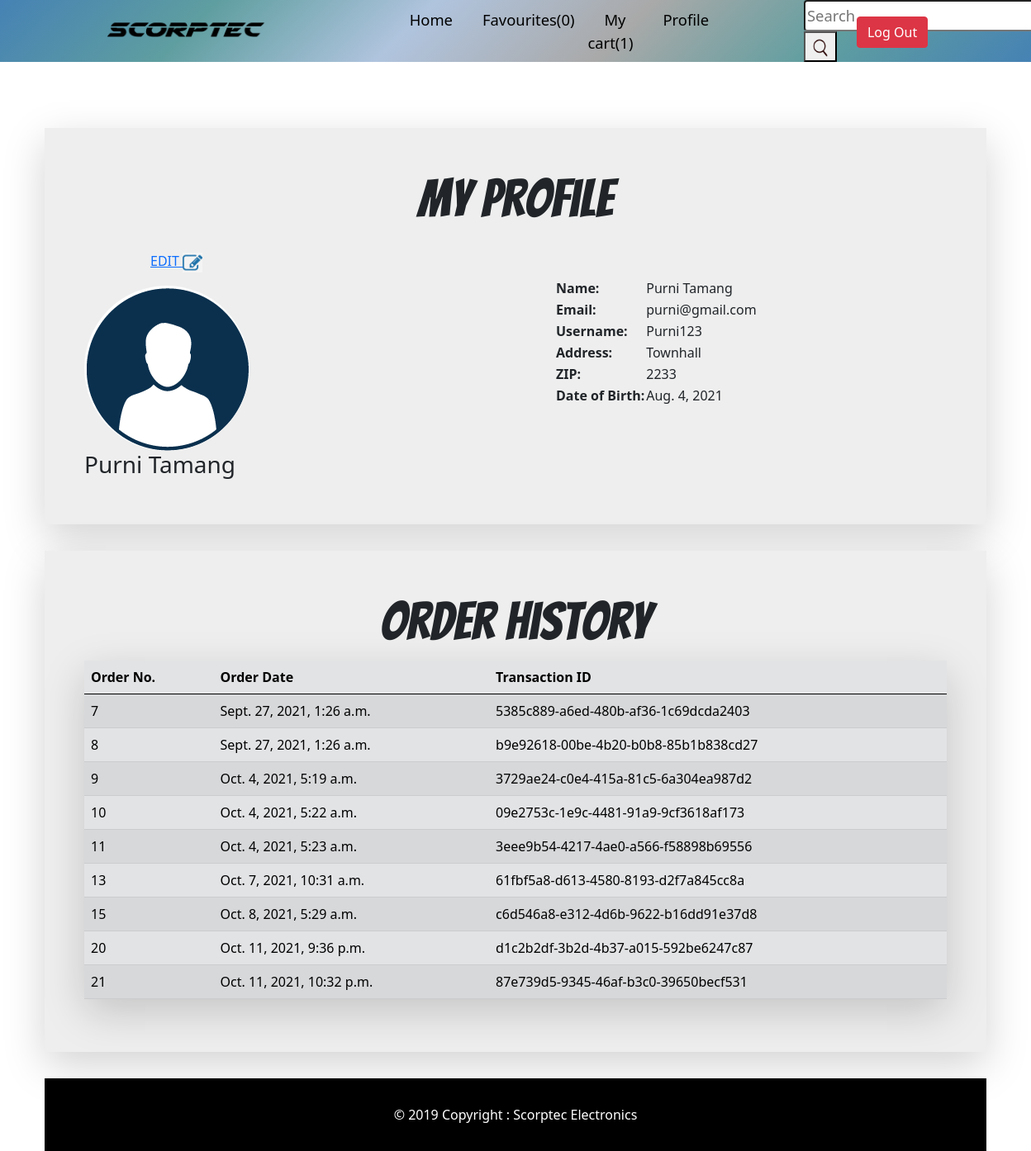
The app's page /user_profile/ (signed in) with its own data.
### scorptec/models.py (models this page shows, shortened)
class UserDetail(models.Model):
    user = models.OneToOneField(User, on_delete = models.CASCADE)
    id = models.AutoField(primary_key = True)
    gender = models.CharField(max_length = 6)
    mobile = models.CharField(max_length = 10)
    date_of_birth = models.DateField()
    address = models.CharField(max_length=250)
    zip_code =models.CharField(max_length = 4)
    country = models.CharField(max_length = 15)

class Order(models.Model):
    user = models.ForeignKey(User,on_delete=models.CASCADE)
    order_finalised = models.BooleanField(default=False, null =True, blank=False)
    transaction_id = models.CharField(max_length=50, null = True)
    order_created = models.DateTimeField(auto_now_add = True)
    @property
    def cart_items(self):
        products = self.orderproduct_set.all()
        item_total = 0
        for product in products:
            item_total += product.no_of_items
        return item_total

### scorptec/views.py (the view)
# urls.py: re_path(r'^user_profile/$', views.userProfile, name = 'user_profile'),
@login_required()
def userProfile(request):
    user = request.user
    order, created = Order.objects.get_or_create(user = user, order_finalised =False)
    cart_items = order.cart_items
    no_of_favourites = Favourite.objects.filter(user = user).count()
    user_orders = Order.objects.filter(user = user, order_finalised =True)
    if user.is_superuser:
        userdetail =UserDetail.objects.get(user = user)
        return render(request, "scorptec/my_account.html",{'user':user,
        'user_orders':user_orders,"cart_items":cart_items,"no_of_favourites":no_of_favourites,'userdetail':userdetail})
    else:
        userdetail =UserDetail.objects.get(user = user)
        return render(request, "scorptec/my_account.html",{'user':user, 'userdetail':userdetail,'user_orders':user_orders,"cart_items":cart_items,"no_of_favourites":no_of_favourites})

### templates/scorptec/my_account.html
<!DOCTYPE html>
{%extends 'scorptec/user_design.html'%}
{%load static%}
{%block body_block %}
<div class="container p-5 shadow-lg" style="background-color:#eeeeee; margin-top:5rem; margin-bottom:0;">
  <h1 class="text-center heading">My Profile</h1>
  <div class="row">
    <div class="col-md-4">
      <p style="margin:1rem 5rem;"><a href="{% url 'scorptec:update_user'%}">EDIT <img src="{% static 'scorptec/images/edit.png' %}" style="height:1.5rem;width:1.5rem;" alt=""></a></p>
      <img src="{% static 'scorptec/images/user_profile.png' %}" style="border-radius:50%;" alt="">
      <h3>{{user.first_name}} {{user.last_name}}</h3>
    </div>
    <div class="col md-6 offset-2" style="padding:3rem;">
      <table>
        <tr>
          <th>Name:</th>
          <td>{{user.first_name}} {{user.last_name}}</td>
        </tr>
        <tr>
          <th>Email:</th>
          <td>{{user.email}}</td>
        </tr>
        <tr>
          <th>Username:</th>
          <td>{{user}}</td>
        </tr>
        <tr>
          <th>Address:</th>
          <td>{{userdetail.address}}</td>
        </tr>
        <tr>
          <th>ZIP:</th>
          <td>{{userdetail.zip_code}}</td>
        </tr>
        <tr>
          <th>Date of Birth:</th>
          <td>{{userdetail.date_of_birth}}</td>
        </tr>
      </table>
    </div>
  </div>
</div>
<div class="container p-5 shadow-lg" style="background-color:#eeeeee; margin:2rem auto;">
  <h1 class="text-center heading">Order History</h1>
  <table class=" table table-secondary shadow-lg table-striped">
    <thead>
      <tr>
        <th scope="col">Order No.</th>
        <th scope="col">Order Date</th>
        <th scope="col">Transaction ID</th>
      </tr>
    </thead>
    <tbody>
        {% for user_order in user_orders %}
        <tr>
          <td>{{user_order.id}}</td>
          <td>{{user_order.order_created}}</td>
          <td>{{user_order.transaction_id}}</td>
        </tr>
        {% endfor %}
    </tbody>
  </table>
</div>
{% endblock%}

### static/scorptec/css/userstyle.css (style rules this page uses)
.heading { font-family: 'Bangers', cursive; font-size: 4rem; }

### records on screen
UserDetail: address "Townhall", zip_code "2233", date_of_birth "Aug. 4, 2021"
Order: id "7", order_created "Sept. 27, 2021, 1:26 a.m.", transaction_id "5385c889-a6ed-480b-af36-1c69dcda2403"
Order: id "8", order_created "Sept. 27, 2021, 1:26 a.m.", transaction_id "b9e92618-00be-4b20-b0b8-85b1b838cd27"
Order: id "9", order_created "Oct. 4, 2021, 5:19 a.m.", transaction_id "3729ae24-c0e4-415a-81c5-6a304ea987d2"
Order: id "10", order_created "Oct. 4, 2021, 5:22 a.m.", transaction_id "09e2753c-1e9c-4481-91a9-9cf3618af173"
Order: id "11", order_created "Oct. 4, 2021, 5:23 a.m.", transaction_id "3eee9b54-4217-4ae0-a566-f58898b69556"
Order: id "13", order_created "Oct. 7, 2021, 10:31 a.m.", transaction_id "61fbf5a8-d613-4580-8193-d2f7a845cc8a"
Order: id "15", order_created "Oct. 8, 2021, 5:29 a.m.", transaction_id "c6d546a8-e312-4d6b-9622-b16dd91e37d8"
Order: id "20", order_created "Oct. 11, 2021, 9:36 p.m.", transaction_id "d1c2b2df-3b2d-4b37-a015-592be6247c87"
Order: id "21", order_created "Oct. 11, 2021, 10:32 p.m.", transaction_id "87e739d5-9345-46af-b3c0-39650becf531"

### other values on screen
{{ no_of_favourites }} "0"
{{ cart_items }} "1"
{{ user.first_name }} "Purni"
{{ user.last_name }} "Tamang"
{{ user.email }} "purni@gmail.com"
{{ user }} "Purni123"
